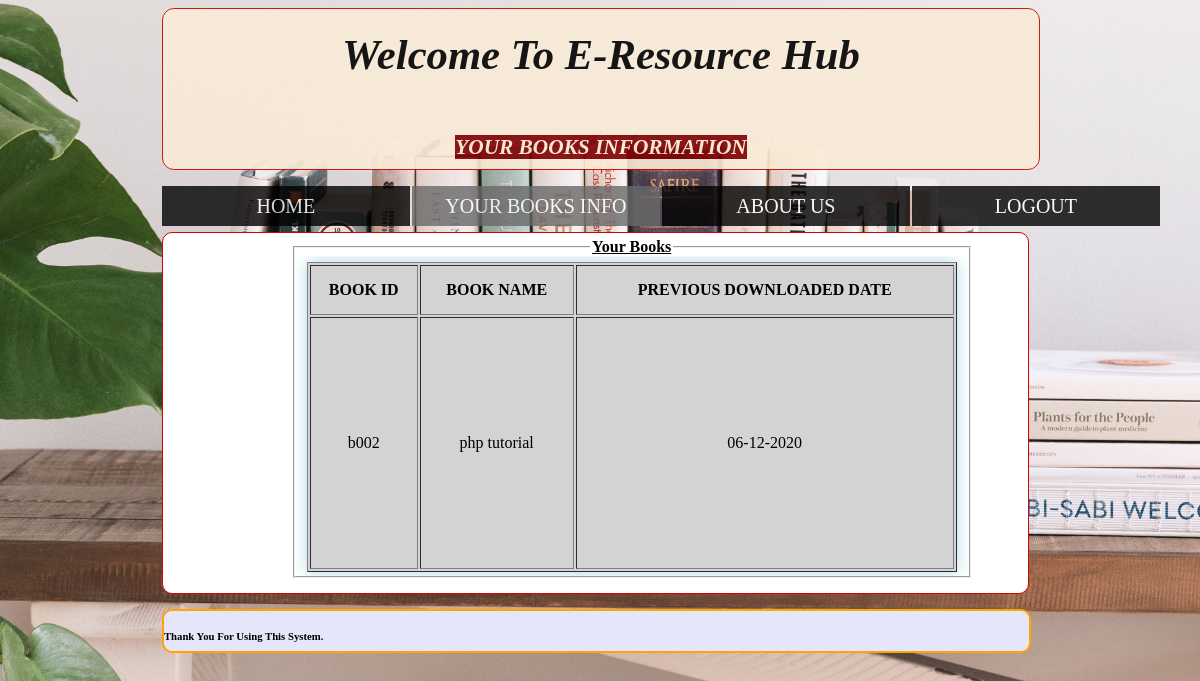
The page /sbooks.php (signed in) on the database its author committed.
### tables this page shows
CREATE TABLE `student_book` (
  `emailid` varchar(200) NOT NULL,
  `book_id` varchar(100) NOT NULL,
  `book_name` varchar(100) NOT NULL,
  `recive_date_1` varchar(100) NOT NULL
);

### sbooks.php (the view, shortened to what this page needs)
<?php
$email=$_SESSION["semail"];
include("conn.php");
?>
<html>
<head>
</head>
<body>
  <head><title>LOGIN_PAGE</title></head>
  <body>
    <div class="box">
     <table  style =" font-size:16pt"  align="center" width="100%" height="100%">
        <tr>
          <td style="color:black"><h1 align="center"><marquee><i>Welcome To E-Resource Hub</i>  </marquee></h1></td>
        </tr>
        <tr>
          <td align="center"><b><i><mark style="color:antiquewhite;background-color:maroon";>YOUR BOOKS INFORMATION</mark></i></b></td>
        </tr>
      </table>
    </div>
      <div class="nav">
        <ul>
          <li><a href="sdb.php">HOME</a></li>
          <li><a  style="background-color: dimgray" href="sbooks.php">YOUR BOOKS INFO</a></li>
          <li><a href="aboutus.php">ABOUT US</a>
          </li>
          <li><a href="index.php">LOGOUT</a></li>
        </ul>
    <br><br>
  <div class="boxtwo" style="border:solid 1px #CF0403;border-radius: 10px; width:84%; height:360px; margin-left:0%;margin-top:10px;background-color:white">
    <fieldset  style ="height:320px; width:650px;overflow:auto" class="three"  >
      <legend align="center" style="color:black"><b><u>Your Books</u></b></legend>
    <table width="100%" height="310px" border="1"  align="center" style="color:black;  background-color: lightgray;box-shadow:0px 0px 15px lightblue;">
      <tr>
        <th height="50">BOOK ID</th>
        <th>BOOK NAME</th>
        <th>PREVIOUS DOWNLOADED DATE </th>
      </tr>
        <?php $query1="SELECT * FROM `student_book`  where `student_book`.`emailid` = '$email'";
        $data=mysqli_query($conn,$query1);
	            while( $row = mysqli_fetch_array($data)){
                      if($row[0]!=""){
                        echo "<tr>";
                        echo "<td>" ;echo $row["book_id"]; echo "</td>";
                        echo "<td>";echo $row["book_name"]; echo "</td>";
                        echo "<td>"; echo $row["recive_date_1"]; echo "</td>";
                        echo "</tr>";
                      }
				}
	            ?>
    </table>
    </fieldset>
  </div>
        <div  style="background-color:lavender; border:solid 2px orange;border-radius: 10px; width:84%; height:40px; margin-left:0%; margin-top:15px" >
          <p ><h6 style="line-height:1px;">Thank You For Using This System.</h6></p>
        </div>
</body>
</html>

### sbooks.php (style rules this page uses)
body { background-image: url("m.jpg"); height: 50%; background-position: center; background-repeat: no-repeat; background-size: cover; }
.box { width:74%; height:160px; background-color:antiquewhite; background-size: cover; margin-left: 13%; opacity: .9; border:solid 1px #CF0403; border-radius: 12px; }
.boxtwo { background-color:#EFEEF4; background-size: cover; border-radius:12px; }
ul { padding: 0 ; list-style: none; }
ul li { float: left; width: 248px; height: 40px; background-color: black; opacity: .8; line-height: 40px; text-align: center; font-size: 20px; margin-right: 2px; }
ul li a { text-decoration: none; color: white; display: block; }
.nav { padding-left:13%; }
.three { margin-left: 15%; margin-top: 5px; }
table,tr,td { text-align: center; }

### rows shown on the page
student_book: book "b002", book_name "php tutorial", recive_date_1 "06-12-2020"
